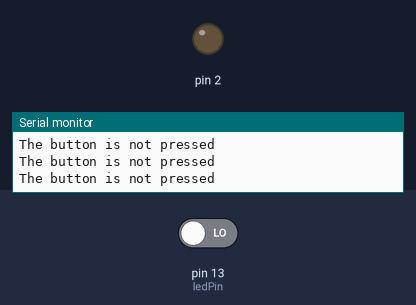
This sketch was run on a simulated Arduino Uno, built with avr-gcc and run on an emulated ATmega328P. Shown: output pins drawn as LEDs (lit = HIGH), the last lines printed to the serial monitor. The inputs (shaded band) are chosen by the test bench; at power-on: pin 13 (ledPin) LOW.

Above: at 1.2 s.
1.3 s: pin 13 (ledPin) driven HIGH
At 1.8 s:
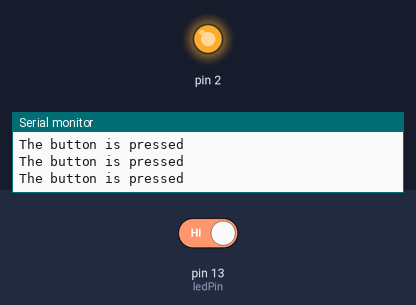
2.8 s: pin 13 (ledPin) driven LOW
At 4.2 s:
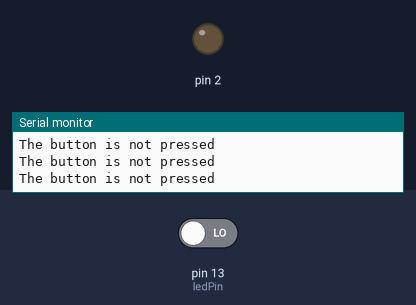
Timing chart, 0 to 5.8 s (numbered marks = the images above; inputs shaded):
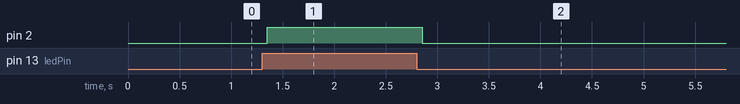

Measured:
- after the input at 1.3 s, pin 2: LOW → HIGH after 0.05 s
- after the input at 2.8 s, pin 2: HIGH → LOW after 0.05 s

The sketch:

Exercise08.ino
```cpp
/*
Exercice 08: Réaliser le circuit ci-dessous et afficher le texte “button is pressed”
 Au complet dans votre console seulement quand le bouton est enfoncé.
 C’est à dire quand une valeur de tension HIGH est lue à l’entrée 13.
*/
int ledPin =13;
void setup(){
  Serial.begin(9600);
  pinMode(ledPin, INPUT);
  pinMode(2,OUTPUT);
}
void loop(){
  if(digitalRead(ledPin) == HIGH){
        Serial.println("The button is pressed");
        digitalWrite(2,HIGH);
  }else{
    Serial.println("The button is not pressed");
    digitalWrite(2,LOW);
  }
  delay(150);
}
```
